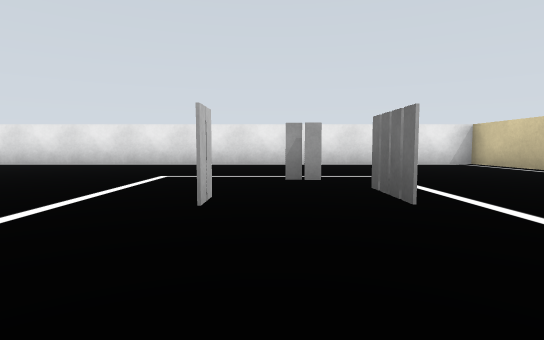
view 1 (above)

19 first-person views from a walk through a robot-simulator world made for Gazebo. The camera is 0.08 m above the floor, tilts 4° down and sees 80° across. The floor is counted in squares, 0.2 m on a side. Each view is taken from the middle of a square. On the plan, view 1 faces up. The plan holds only what a view shows up to about 9 squares ahead; the rest is blank. The robots in the file are not drawn. Some surface patterns are stand-ins.

view 2
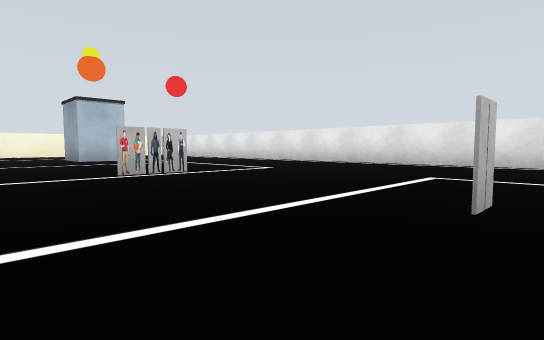

view 3
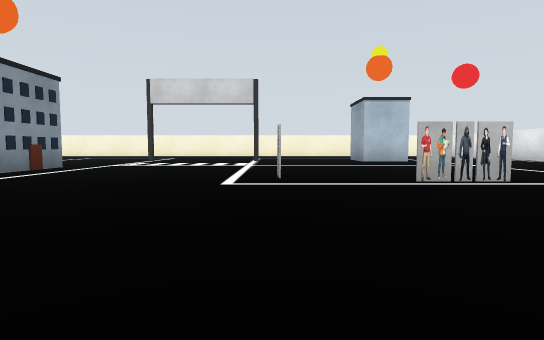

view 4
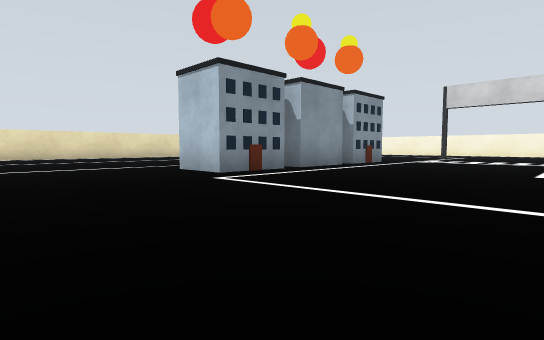

view 5
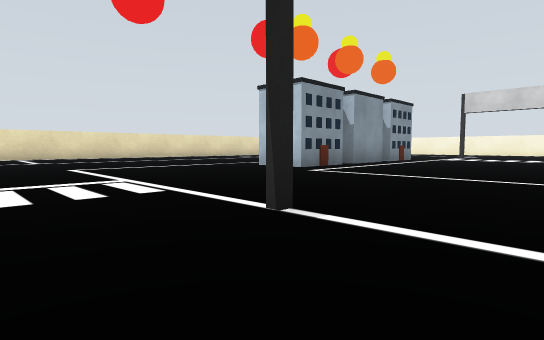

view 6
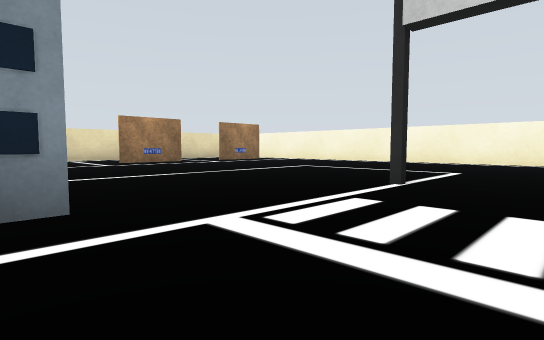

view 7
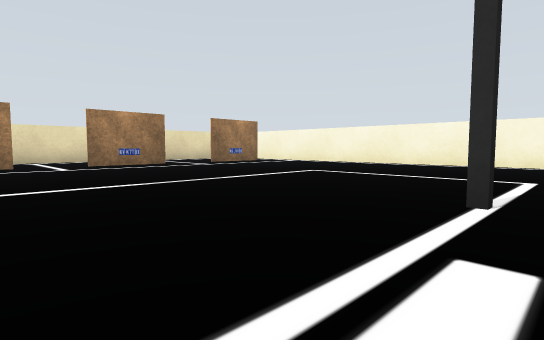

view 8
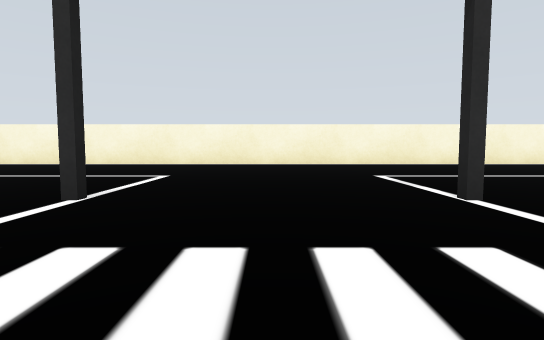

view 9
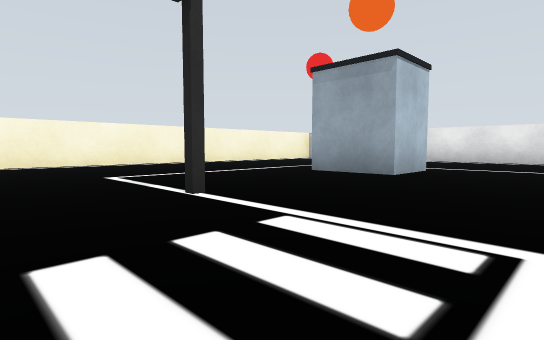

view 10
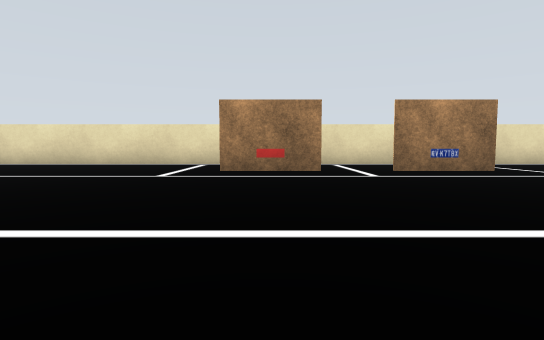

view 11
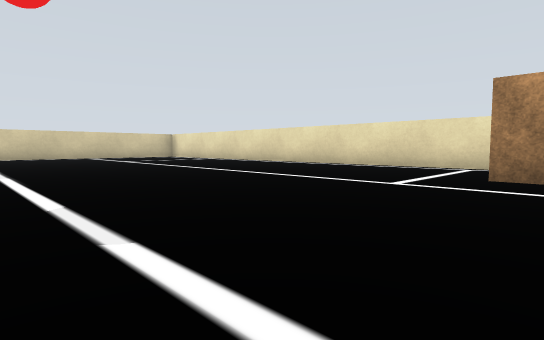

view 12
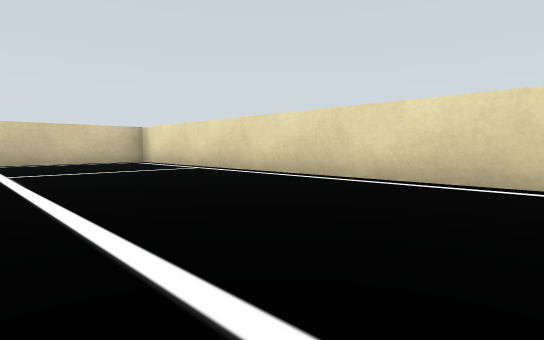

view 13
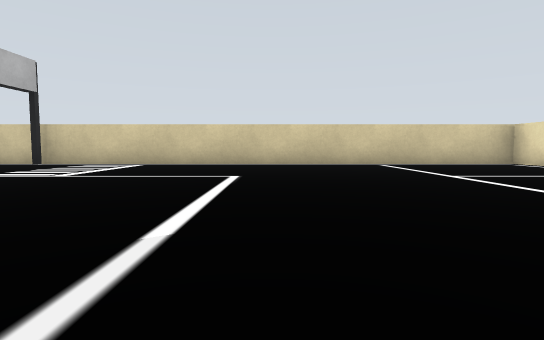

view 14
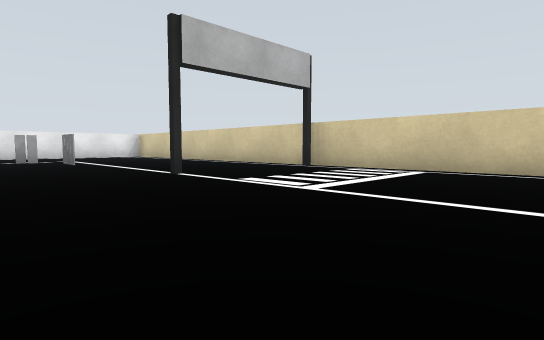

view 15
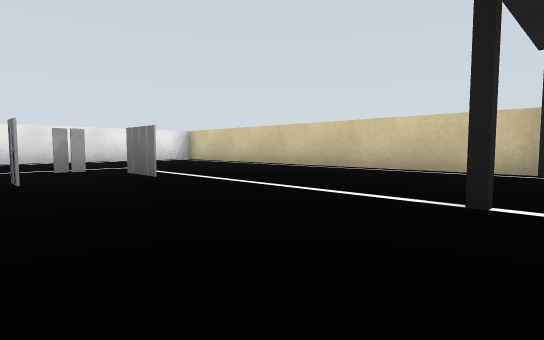

view 16
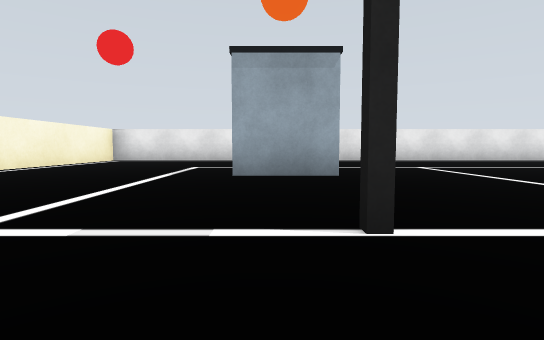

view 17
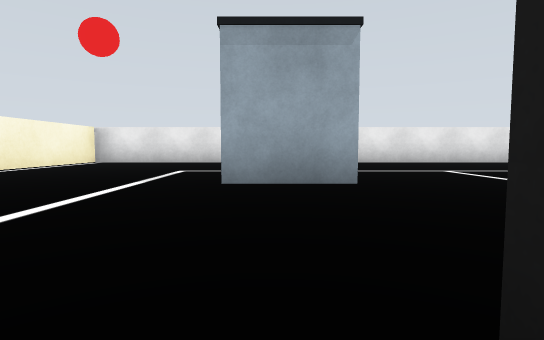

view 18
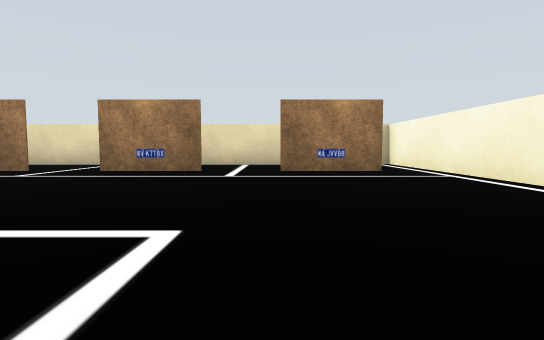

view 19
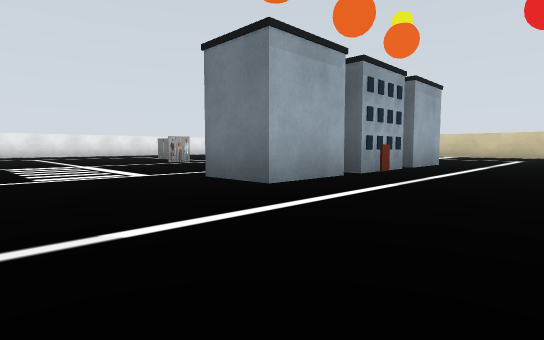

### Floor plan
Points are (right, up) in squares from view 1. A wall is a line through its corners. A room is listed if a view was taken in it or the views show most of it. See-through windows are left out.
Room 1 (views 1, 2, 3, 4, 5, 6, 7, 8, 9, 10, 11, 12, 13, 14, 15, 16, 17, 18, 19)
walls: (4.8, 7.8) (-15.8, 7.8) (-15.8, -12.8) (4.8, -12.8) (4.8, 7.8)
objects: car (-14, -11); car (-11, -11) to (-10, -11); traffic light (-11, -4) to (-10, -4); traffic light (-11, 0) to (-10, 0); building (-11, 3) to (-10, 4); car (-8, -11) to (-7, -11); building (-7, -5) to (-6, -4); person (-6, 0); building (-5, -5) to (-4, -4); other object (-5, 0); person (-5, 2); person (-5, 3); building (-4, -5) to (-2, -4); person (-1, 3); person (0, 2); person (0, 4); person (1, 2); person (1, 3); traffic light (5, -2)

Positions as (right, up) in squares from view 1, and headings:
1: (0, 0), facing up
2: (0, 0), facing up-left
3: (-1, 0), facing left
4: (1, 0), facing down-left
5: (3, 0), facing down-left
6: (-7, -2), facing down-left
7: (-8, -3), facing down-left
8: (-8, -2), facing left
9: (-8, -2), facing up-left
10: (-8, -5), facing down
11: (-8, -6), facing down-right
12: (-4, -9), facing down-right
13: (-3, -7), facing right
14: (-1, -6), facing up-right
15: (-1, -2), facing up-right
16: (-11, -2), facing up
17: (-11, -1), facing up
18: (-13, -5), facing down
19: (-10, -8), facing up-right
